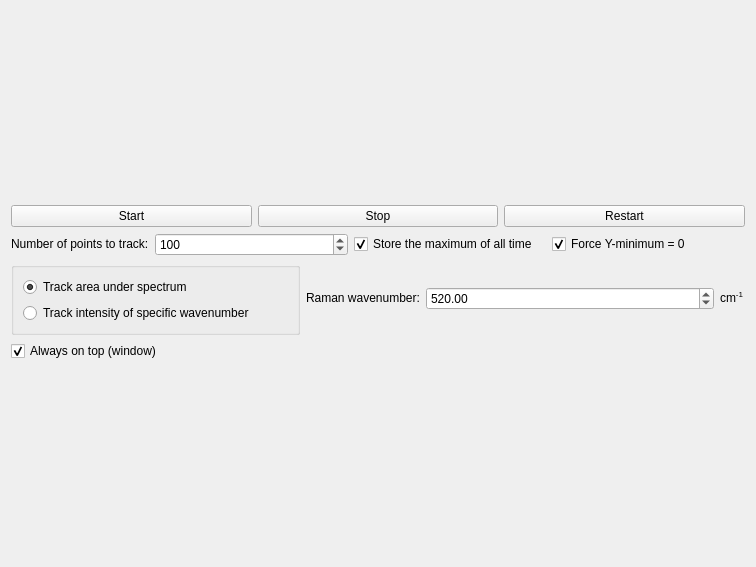
<?xml version="1.0" encoding="UTF-8"?>
<ui version="4.0">
 <class>optics_calibration_aid</class>
 <widget class="QWidget" name="optics_calibration_aid">
  <property name="geometry">
   <rect>
    <x>0</x>
    <y>0</y>
    <width>756</width>
    <height>567</height>
   </rect>
  </property>
  <property name="windowTitle">
   <string>Form</string>
  </property>
  <layout class="QVBoxLayout" name="verticalLayout_2">
   <item>
    <layout class="QVBoxLayout" name="main_layout">
     <item>
      <layout class="QVBoxLayout" name="lyt_plot"/>
     </item>
     <item>
      <layout class="QVBoxLayout" name="verticalLayout_3">
       <item>
        <layout class="QHBoxLayout" name="horizontalLayout_2">
         <item>
          <widget class="QPushButton" name="btn_start">
           <property name="text">
            <string>Start</string>
           </property>
          </widget>
         </item>
         <item>
          <widget class="QPushButton" name="btn_stop">
           <property name="text">
            <string>Stop</string>
           </property>
          </widget>
         </item>
         <item>
          <widget class="QPushButton" name="btn_restart">
           <property name="text">
            <string>Restart</string>
           </property>
          </widget>
         </item>
        </layout>
       </item>
       <item>
        <layout class="QHBoxLayout" name="horizontalLayout_3">
         <item>
          <widget class="QLabel" name="label_3">
           <property name="sizePolicy">
            <sizepolicy hsizetype="Fixed" vsizetype="Fixed">
             <horstretch>0</horstretch>
             <verstretch>0</verstretch>
            </sizepolicy>
           </property>
           <property name="text">
            <string>Number of points to track:</string>
           </property>
          </widget>
         </item>
         <item>
          <widget class="QSpinBox" name="spin_numTrack">
           <property name="minimum">
            <number>1</number>
           </property>
           <property name="maximum">
            <number>1000</number>
           </property>
           <property name="value">
            <number>100</number>
           </property>
          </widget>
         </item>
         <item>
          <widget class="QCheckBox" name="chk_storeMax">
           <property name="text">
            <string>Store the maximum of all time</string>
           </property>
           <property name="checked">
            <bool>true</bool>
           </property>
          </widget>
         </item>
         <item>
          <widget class="QCheckBox" name="chk_ymin0">
           <property name="text">
            <string>Force Y-minimum = 0</string>
           </property>
           <property name="checked">
            <bool>true</bool>
           </property>
          </widget>
         </item>
        </layout>
       </item>
       <item>
        <layout class="QHBoxLayout" name="horizontalLayout">
         <item>
          <widget class="QGroupBox" name="groupBox">
           <property name="title">
            <string/>
           </property>
           <layout class="QVBoxLayout" name="verticalLayout_4">
            <item>
             <layout class="QVBoxLayout" name="verticalLayout_5">
              <item>
               <widget class="QRadioButton" name="rad_plotAUC">
                <property name="text">
                 <string>Track area under spectrum</string>
                </property>
                <property name="checked">
                 <bool>true</bool>
                </property>
               </widget>
              </item>
              <item>
               <widget class="QRadioButton" name="rad_plotOneWavenumber">
                <property name="text">
                 <string>Track intensity of specific wavenumber</string>
                </property>
               </widget>
              </item>
             </layout>
            </item>
           </layout>
          </widget>
         </item>
         <item>
          <widget class="QLabel" name="label">
           <property name="sizePolicy">
            <sizepolicy hsizetype="Fixed" vsizetype="Fixed">
             <horstretch>0</horstretch>
             <verstretch>0</verstretch>
            </sizepolicy>
           </property>
           <property name="text">
            <string>Raman wavenumber:</string>
           </property>
          </widget>
         </item>
         <item>
          <widget class="QDoubleSpinBox" name="spin_RamanWavenumber">
           <property name="minimum">
            <double>-10000.000000000000000</double>
           </property>
           <property name="maximum">
            <double>10000.000000000000000</double>
           </property>
           <property name="value">
            <double>520.000000000000000</double>
           </property>
          </widget>
         </item>
         <item>
          <widget class="QLabel" name="label_2">
           <property name="sizePolicy">
            <sizepolicy hsizetype="Fixed" vsizetype="Fixed">
             <horstretch>0</horstretch>
             <verstretch>0</verstretch>
            </sizepolicy>
           </property>
           <property name="text">
            <string>cm&lt;sup&gt;-1&lt;sup&gt;</string>
           </property>
          </widget>
         </item>
        </layout>
       </item>
       <item>
        <widget class="QCheckBox" name="chk_alwaysOnTop">
         <property name="text">
          <string>Always on top (window)</string>
         </property>
         <property name="checked">
          <bool>true</bool>
         </property>
        </widget>
       </item>
      </layout>
     </item>
    </layout>
   </item>
  </layout>
 </widget>
 <resources/>
 <connections/>
</ui>
